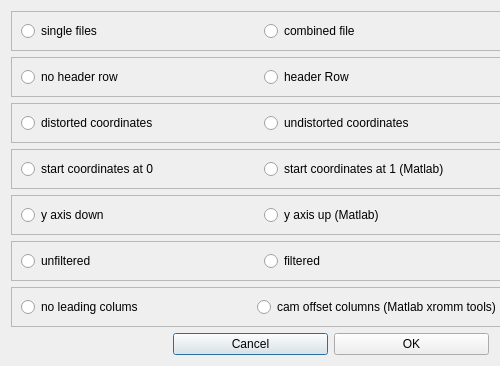
<?xml version="1.0" encoding="UTF-8"?>
<ui version="4.0">
 <class>PointImportExportDialog</class>
 <widget class="QDialog" name="PointImportExportDialog">
  <property name="geometry">
   <rect>
    <x>0</x>
    <y>0</y>
    <width>500</width>
    <height>348</height>
   </rect>
  </property>
  <property name="minimumSize">
   <size>
    <width>500</width>
    <height>0</height>
   </size>
  </property>
  <property name="windowTitle">
   <string>Dialog</string>
  </property>
  <layout class="QGridLayout" name="gridLayout_5">
   <item row="3" column="0" colspan="3">
    <widget class="QFrame" name="frame_Start">
     <property name="minimumSize">
      <size>
       <width>500</width>
       <height>0</height>
      </size>
     </property>
     <property name="frameShape">
      <enum>QFrame::StyledPanel</enum>
     </property>
     <property name="frameShadow">
      <enum>QFrame::Raised</enum>
     </property>
     <layout class="QGridLayout" name="gridLayout_2">
      <item row="0" column="0">
       <widget class="QRadioButton" name="radioButton_Count0">
        <property name="text">
         <string>start coordinates at 0</string>
        </property>
       </widget>
      </item>
      <item row="0" column="1">
       <widget class="QRadioButton" name="radioButton_Count1">
        <property name="text">
         <string>start coordinates at 1 (Matlab)</string>
        </property>
       </widget>
      </item>
     </layout>
    </widget>
   </item>
   <item row="4" column="0" colspan="3">
    <widget class="QFrame" name="frame_YAxis">
     <property name="minimumSize">
      <size>
       <width>500</width>
       <height>0</height>
      </size>
     </property>
     <property name="frameShape">
      <enum>QFrame::StyledPanel</enum>
     </property>
     <property name="frameShadow">
      <enum>QFrame::Raised</enum>
     </property>
     <layout class="QGridLayout" name="gridLayout_3">
      <item row="0" column="0">
       <widget class="QRadioButton" name="radioButton_YDown">
        <property name="text">
         <string>y axis down</string>
        </property>
       </widget>
      </item>
      <item row="0" column="1">
       <widget class="QRadioButton" name="radioButton_YUp">
        <property name="text">
         <string>y axis up (Matlab)</string>
        </property>
       </widget>
      </item>
     </layout>
    </widget>
   </item>
   <item row="0" column="0" colspan="3">
    <widget class="QFrame" name="frame_File">
     <property name="minimumSize">
      <size>
       <width>500</width>
       <height>0</height>
      </size>
     </property>
     <property name="frameShape">
      <enum>QFrame::StyledPanel</enum>
     </property>
     <property name="frameShadow">
      <enum>QFrame::Raised</enum>
     </property>
     <layout class="QGridLayout" name="gridLayout">
      <item row="0" column="0">
       <widget class="QRadioButton" name="radioButton_Single">
        <property name="text">
         <string>single files</string>
        </property>
       </widget>
      </item>
      <item row="0" column="1">
       <widget class="QRadioButton" name="radioButton_Multi">
        <property name="text">
         <string>combined file</string>
        </property>
       </widget>
      </item>
     </layout>
    </widget>
   </item>
   <item row="2" column="0" colspan="3">
    <widget class="QFrame" name="frame_Distorted">
     <property name="minimumSize">
      <size>
       <width>500</width>
       <height>0</height>
      </size>
     </property>
     <property name="frameShape">
      <enum>QFrame::StyledPanel</enum>
     </property>
     <property name="frameShadow">
      <enum>QFrame::Raised</enum>
     </property>
     <layout class="QGridLayout" name="gridLayout_6">
      <item row="0" column="0">
       <widget class="QRadioButton" name="radioButton_Distorted">
        <property name="text">
         <string>distorted coordinates</string>
        </property>
       </widget>
      </item>
      <item row="0" column="1">
       <widget class="QRadioButton" name="radioButton_Undistorted">
        <property name="text">
         <string>undistorted coordinates</string>
        </property>
       </widget>
      </item>
     </layout>
    </widget>
   </item>
   <item row="1" column="0" colspan="3">
    <widget class="QFrame" name="frame_Header">
     <property name="minimumSize">
      <size>
       <width>500</width>
       <height>0</height>
      </size>
     </property>
     <property name="frameShape">
      <enum>QFrame::StyledPanel</enum>
     </property>
     <property name="frameShadow">
      <enum>QFrame::Raised</enum>
     </property>
     <layout class="QGridLayout" name="gridLayout_4">
      <item row="0" column="1">
       <widget class="QRadioButton" name="radioButton_Header">
        <property name="text">
         <string>header Row</string>
        </property>
       </widget>
      </item>
      <item row="0" column="0">
       <widget class="QRadioButton" name="radioButton_NoHeader">
        <property name="text">
         <string>no header row</string>
        </property>
       </widget>
      </item>
     </layout>
    </widget>
   </item>
   <item row="6" column="0" colspan="3">
    <widget class="QFrame" name="frame_Columns">
     <property name="minimumSize">
      <size>
       <width>500</width>
       <height>0</height>
      </size>
     </property>
     <property name="frameShape">
      <enum>QFrame::StyledPanel</enum>
     </property>
     <property name="frameShadow">
      <enum>QFrame::Raised</enum>
     </property>
     <layout class="QGridLayout" name="gridLayout_7">
      <item row="0" column="0">
       <widget class="QRadioButton" name="radioButton_NoCols">
        <property name="text">
         <string>no leading colums</string>
        </property>
       </widget>
      </item>
      <item row="0" column="1">
       <widget class="QRadioButton" name="radioButton_OffsetCols">
        <property name="text">
         <string>cam offset columns (Matlab xromm tools)</string>
        </property>
       </widget>
      </item>
     </layout>
    </widget>
   </item>
   <item row="8" column="1">
    <widget class="QPushButton" name="pushButton_Cancel">
     <property name="text">
      <string>Cancel</string>
     </property>
    </widget>
   </item>
   <item row="8" column="2">
    <widget class="QPushButton" name="pushButton_OK">
     <property name="text">
      <string>OK</string>
     </property>
    </widget>
   </item>
   <item row="7" column="1">
    <spacer name="verticalSpacer">
     <property name="orientation">
      <enum>Qt::Vertical</enum>
     </property>
     <property name="sizeHint" stdset="0">
      <size>
       <width>20</width>
       <height>40</height>
      </size>
     </property>
    </spacer>
   </item>
   <item row="5" column="0" colspan="3">
    <widget class="QFrame" name="frame_Filtered">
     <property name="minimumSize">
      <size>
       <width>500</width>
       <height>0</height>
      </size>
     </property>
     <property name="frameShape">
      <enum>QFrame::StyledPanel</enum>
     </property>
     <property name="frameShadow">
      <enum>QFrame::Raised</enum>
     </property>
     <layout class="QGridLayout" name="gridLayout_8">
      <item row="0" column="0">
       <widget class="QRadioButton" name="radioButton_Unfiltered">
        <property name="text">
         <string>unfiltered</string>
        </property>
       </widget>
      </item>
      <item row="0" column="1">
       <widget class="QRadioButton" name="radioButton_Filtered">
        <property name="sizePolicy">
         <sizepolicy hsizetype="Minimum" vsizetype="Fixed">
          <horstretch>0</horstretch>
          <verstretch>0</verstretch>
         </sizepolicy>
        </property>
        <property name="text">
         <string>filtered</string>
        </property>
       </widget>
      </item>
     </layout>
    </widget>
   </item>
  </layout>
 </widget>
 <resources/>
 <connections/>
</ui>
